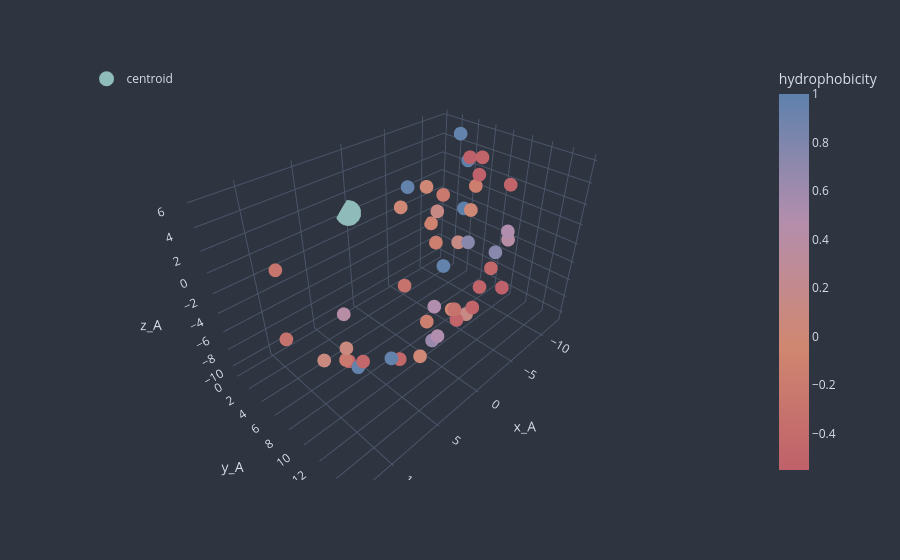

The code cell stored with this chart in its notebook:
### Code cell
from nano_maker.pocketwatcher import PocketWatcher

visualizer = PocketWatcher(naanoeng_config=naanoeng_config, pocket_config=pocketwatcher_config)
visualizer.ingest_file(pocket_filepath="test_drug")
visualizer.visualize_pocket(identifier="hydrophobicity")

### Figure 1 — Plotly figure (JSON) as saved in the notebook; plotly's stock layout.template omitted (floating-point values rounded to 4 significant figures)
{"data": [{"customdata": [["R"], ["S"], ["N"], ["E"], ["D"], ["C"], ["G"], ["L"], ["C"], ["M"], ["E"], ["A"], ["C"], ["S"], ["M"], ["A"], ["P"], ["E"], ["S"], ["T"], ["S"], ["Y"], ["P"], ["W"], ["P"], ["H"], ["K"], ["S"], ["H"], ["G"], ["F"], ["D"], ["S"], ["D"], ["Q"], ["W"], ["F"], ["R"], ["G"], ["T"], ["T"], ["W"], ["K"], ["W"], ["R"], ["G"], ["G"]], "hovertemplate": "x_A=%{x}<br>y_A=%{y}<br>z_A=%{z}<br>ID=%{customdata[0]}<br>hydrophobicity=%{marker.color}<extra></extra>", "legendgroup": "", "marker": {"color": [-0.14, -0.5, -0.28, -0.31, -0.55, 0.49, 0.0, 0.97, 0.49, 0.74, -0.31, 0.41, 0.49, -0.5, 0.74, 0.41, -0.46, -0.31, -0.5, 0.13, -0.5, 0.63, -0.46, 0.97, -0.46, 0.08, -0.23, -0.5, 0.08, 0.0, 1.0, -0.55, -0.5, -0.55, -0.1, 0.97, 1.0, -0.14, 0.0, 0.13, 0.13, 0.97, -0.23, 0.97, -0.14, 0.0, 0.0], "coloraxis": "coloraxis", "symbol": "circle"}, "mode": "markers", "name": "", "scene": "scene", "showlegend": false, "x": [5.742, 1.375, 12.66, 12.88, -4.356, 3.731, 4.638, 6.974, 4.356, -1.803, 6.192, 9.764, -4.598, -10.85, 0.6232, -8.241, -2.668, 1.479, -1.338, -0.8568, 0.3341, 1.989, 3.339, 6.957, 7.15, 9.333, 7.906, 5.789, 8.451, -3.954, -12.39, -12.15, -9.132, -6.285, -11.1, -10.12, -11.28, -10.31, -3.916, -8.943, -0.4164, -1.203, -3.139, -0.2787, -3.924, -5.531, -1.909], "y": [15.22, 15.72, 8.662, 8.838, 14.41, 14.51, 13.63, 12.92, 14.63, 15.05, 13.55, 11.4, 14.12, 9.854, 14.29, 11.97, 14.24, 14.15, 14.27, 13.55, 13.53, 12.46, 10.0, 8.812, 9.756, 7.547, 8.512, 5.952, 9.481, 9.544, 3.657, 4.057, 7.74, 9.665, 0.1579, 4.342, 4.438, 6.408, 10.88, 5.835, 10.39, 10.59, 8.568, 7.359, 7.284, 4.507, 4.883], "z": [-0.1505, -1.171, 4.28, -1.287, -3.13, -3.256, -5.318, -4.381, 0.0062, 1.87, 2.243, 0.6138, 2.102, 2.52, 3.492, -1.203, -0.3985, -2.193, -1.52, -4.441, -4.339, -6.2, -9.131, -8.338, -6.868, -6.766, -7.034, -10.54, -4.715, -8.101, 2.505, 3.021, 4.998, 4.904, -5.521, 5.983, -2.105, 1.405, 3.012, -4.503, 4.047, -1.259, 3.802, 5.061, -1.667, 2.3, 1.738], "type": "scatter3d"}, {"marker": {"color": "#8fbcbb", "size": 15}, "mode": "markers", "name": "centroid", "x": [0.2], "y": [0.2], "z": [0.2], "type": "scatter3d"}], "layout": {"scene": {"domain": {"x": [0.0, 1.0], "y": [0.0, 1.0]}, "xaxis": {"title": {"text": "x_A"}, "gridcolor": "#4c566a", "zerolinecolor": "#4c566a", "backgroundcolor": "#2e3440", "color": "#d8dee9"}, "yaxis": {"title": {"text": "y_A"}, "gridcolor": "#4c566a", "zerolinecolor": "#4c566a", "backgroundcolor": "#2e3440", "color": "#d8dee9"}, "zaxis": {"title": {"text": "z_A"}, "gridcolor": "#4c566a", "zerolinecolor": "#4c566a", "backgroundcolor": "#2e3440", "color": "#d8dee9"}, "bgcolor": "#2e3440"}, "coloraxis": {"colorbar": {"title": {"text": "hydrophobicity", "font": {"color": "#d8dee9"}, "side": "top"}, "tickfont": {"color": "#d8dee9"}, "x": 1.05, "xanchor": "left"}, "colorscale": [[0.0, "#bf616a"], [0.33, "#d08770"], [0.66, "#b48ead"], [1.0, "#5e81ac"]], "autocolorscale": false}, "legend": {"tracegroupgap": 0, "font": {"size": 12, "color": "#d8dee9"}, "title": {"font": {"color": "#d8dee9"}}, "x": 0.01, "y": 0.99, "xanchor": "left", "yanchor": "top"}, "margin": {"t": 60}, "paper_bgcolor": "#2e3440"}}
